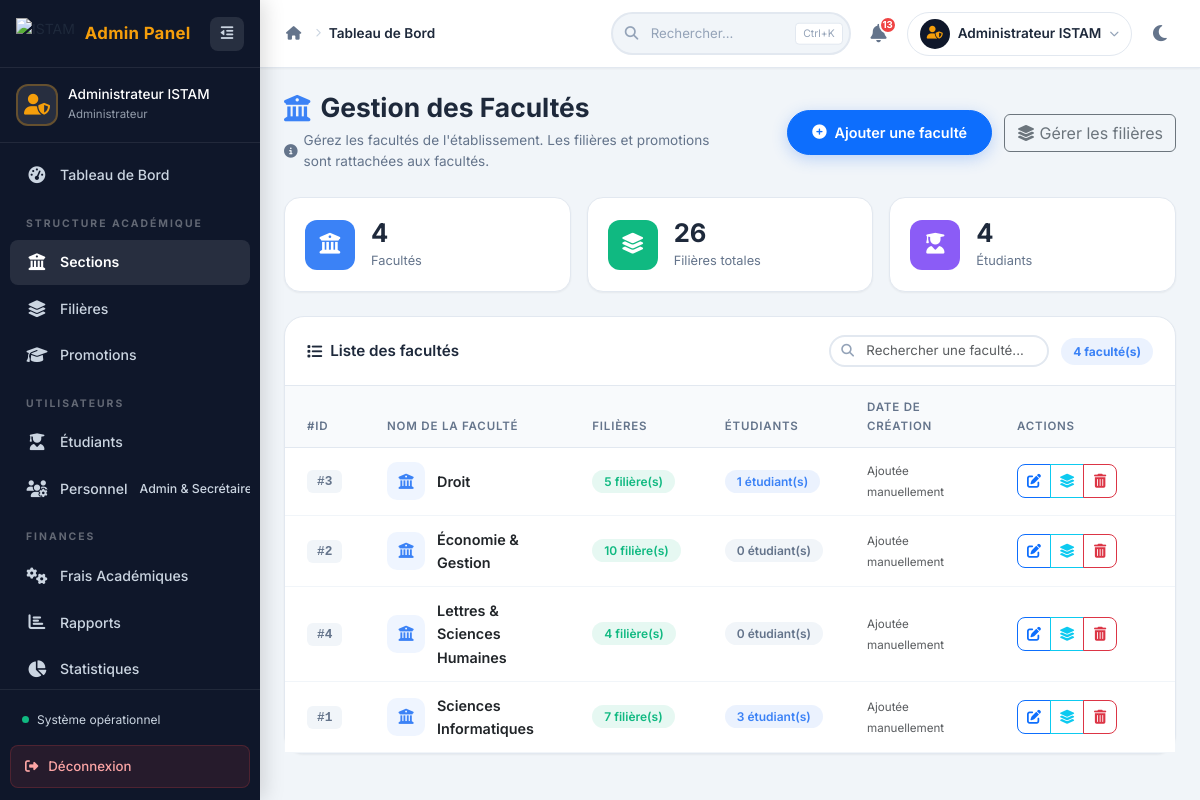
The app's page /admin/gestion_facultes.php (signed in) with its own data.
### tables this page shows
CREATE TABLE IF NOT EXISTS `facultes` (
  `id_faculte` int(11) NOT NULL AUTO_INCREMENT,
  `nom_faculte` varchar(100) NOT NULL,
  PRIMARY KEY (`id_faculte`),
  UNIQUE KEY `nom_faculte` (`nom_faculte`)
);

### admin/gestion_facultes.php (the view, shortened to what this page needs)
<?php
$db = Database::getInstance();
$stmt = $db->query("
    SELECT f.*,
           COUNT(DISTINCT fi.id_filiere) as nb_filieres,
           COUNT(DISTINCT e.id_etudiant) as nb_etudiants
    FROM facultes f
    LEFT JOIN filieres fi ON f.id_faculte = fi.id_faculte
    LEFT JOIN etudiants e ON fi.id_filiere = e.id_filiere
    GROUP BY f.id_faculte
    ORDER BY f.nom_faculte
");
$facultes = $stmt->fetchAll();
?>
<!DOCTYPE html>
<html lang="fr">
<head>
    <link href="https://cdn.jsdelivr.net/npm/bootstrap@5.3.0/dist/css/bootstrap.min.css" rel="stylesheet">
    <link href="https://cdnjs.cloudflare.com/ajax/libs/font-awesome/6.4.0/css/all.min.css" rel="stylesheet">
    <link rel="stylesheet" href="../assets/css/admin/dashboard_admin.css">
    <link rel="stylesheet" href="../assets/css/admin/gestion_facultes.css">
</head>
<body>
    <div class="admin-layout">
        <?php include 'includes/sidebar_admin.php'; ?>
        <div class="main-content">
            <?php
            include 'includes/navbar_admin.php';
            ?>
            <main class="dashboard-content">
                <div class="page-header">
                    <div class="row align-items-center">
                        <div class="col-lg-6">
                            <h1 class="page-title">
                                <i class="fas fa-university"></i> Gestion des Facultés
                            </h1>
                            <p class="page-subtitle">
                                <i class="fas fa-info-circle"></i>
                                Gérez les facultés de l'établissement. Les filières et promotions sont rattachées aux facultés.
                            </p>
                        </div>
                        <div class="col-lg-6 text-lg-end mt-3 mt-lg-0">
                            <button class="btn btn-primary btn-ajouter" onclick="ouvrirModalAjouter()">
                                <i class="fas fa-plus-circle"></i> Ajouter une faculté
                            </button>
                            <a href="gestion_filieres.php" class="btn btn-outline-secondary ms-2">
                                <i class="fas fa-layer-group"></i> Gérer les filières
                            </a>
                        </div>
                    </div>
                </div>
                <div class="stats-mini-row">
                    <div class="stat-mini-card">
                        <div class="stat-mini-icon bg-blue">
                            <i class="fas fa-university"></i>
                        </div>
                        <div class="stat-mini-info">
                            <h4><?= count($facultes) ?></h4>
                            <p>Facultés</p>
                        </div>
                    </div>
                    <div class="stat-mini-card">
                        <div class="stat-mini-icon bg-green">
                            <i class="fas fa-layer-group"></i>
                        </div>
                        <div class="stat-mini-info">
                            <?php
                            $total_filieres = array_sum(array_column($facultes, 'nb_filieres'));
                            ?>
                            <h4><?= $total_filieres ?></h4>
                            <p>Filières totales</p>
                        </div>
                    </div>
                    <div class="stat-mini-card">
                        <div class="stat-mini-icon bg-purple">
                            <i class="fas fa-user-graduate"></i>
                        </div>
                        <div class="stat-mini-info">
                            <?php
                            $total_etudiants_fac = array_sum(array_column($facultes, 'nb_etudiants'));
                            ?>
                            <h4><?= $total_etudiants_fac ?></h4>
                            <p>Étudiants</p>
                        </div>
                    </div>
                </div>
                <div class="table-card">
                    <div class="table-card-header">
                        <h3><i class="fas fa-list"></i> Liste des facultés</h3>
                        <div class="table-actions">
                            <div class="search-table">
                                <i class="fas fa-search"></i>
                                <input type="text" id="searchTable" placeholder="Rechercher une faculté..." class="form-control form-control-sm">
                            </div>
                            <span class="badge-count badge-info"><?= count($facultes) ?> faculté(s)</span>
                        </div>
                    </div>
                    <div class="table-responsive">
                        <table class="table admin-table" id="tableFacultes">
                            <thead>
                                <tr>
                                    <th width="80">#ID</th>
                                    <th>Nom de la faculté</th>
                                    <th width="120">Filières</th>
                                    <th width="120">Étudiants</th>
                                    <th width="150">Date de création</th>
                                    <th width="180">Actions</th>
                                </tr>
                            </thead>
                            <tbody>
                                <?php if (empty($facultes)): ?>
                                    <tr>
                                        <td colspan="6">
                                            <div class="empty-state py-5">
                                                <i class="fas fa-university fa-3x"></i>
                                                <h4 class="mt-3">Aucune faculté enregistrée</h4>
                                                <p class="text-muted">Commencez par ajouter votre première faculté.</p>
                                                <button class="btn btn-primary" onclick="ouvrirModalAjouter()">
                                                    <i class="fas fa-plus-circle"></i> Ajouter une faculté
                                                </button>
                                            </div>
                                        </td>
                                    </tr>
                                <?php else: ?>
                                    <?php foreach ($facultes as $faculte): ?>
                                        <tr>
                                            <td><span class="id-badge">#<?= $faculte['id_faculte'] ?></span></td>
                                            <td>
                                                <div class="faculte-info">
                                                    <div class="faculte-icon-small">
                                                        <i class="fas fa-university"></i>
                                                    </div>
                                                    <div>
                                                        <strong class="faculte-nom"><?= htmlspecialchars($faculte['nom_faculte']) ?></strong>
                                                    </div>
                                                </div>
                                            </td>
                                            <td>
                                                <span class="count-badge <?= $faculte['nb_filieres'] > 0 ? 'badge-green' : 'badge-gray' ?>">
                                                    <?= $faculte['nb_filieres'] ?> filière(s)
                                                </span>
                                            </td>
                                            <td>
                                                <span class="count-badge <?= $faculte['nb_etudiants'] > 0 ? 'badge-blue' : 'badge-gray' ?>">
                                                    <?= $faculte['nb_etudiants'] ?> étudiant(s)
                                                </span>
                                            </td>
                                            <td><small class="text-muted">Ajoutée manuellement</small></td>
                                            <td>
                                                <div class="btn-group btn-group-sm">
                                                    <button class="btn btn-outline-primary btn-action"
                                                            onclick="ouvrirModalModifier(<?= $faculte['id_faculte'] ?>, '<?= htmlspecialchars(addslashes($faculte['nom_faculte'])) ?>')"
                                                            title="Modifier">
                                                        <i class="fas fa-edit"></i>
                                                    </button>
                                                    <a href="gestion_filieres.php?faculte=<?= $faculte['id_faculte'] ?>"
                                                       class="btn btn-outline-info btn-action"
                                                       title="Voir les filières">
                                                        <i class="fas fa-layer-group"></i>
                                                    </a>
                                                    <button class="btn btn-outline-danger btn-action"
                                                            onclick="confirmerSuppression(<?= $faculte['id_faculte'] ?>, '<?= htmlspecialchars(addslashes($faculte['nom_faculte'])) ?>', <?= $faculte['nb_filieres'] ?>)"
                                                            title="Supprimer">
                                                        <i class="fas fa-trash-alt"></i>
                                                    </button>
                                                </div>
                                            </td>
                                        </tr>
                                    <?php endforeach; ?>
                                <?php endif; ?>
                            </tbody>
                        </table>
                    </div>
                </div>
            </main>
        </div>
    </div>
</body>
</html>

### assets/css/admin/dashboard_admin.css (style rules this page uses)
:root { --sidebar-width: 260px; --sidebar-collapsed: 80px; --navbar-height: 68px; --bg-body: #f1f5f9; --bg-card: #ffffff; --bg-navbar: #ffffff; --bg-sidebar: #0f172a; --bg-sidebar-hover: rgba(255,255,255,0.06); --bg-sidebar-active: rgba(255,255,255,0.1); --text-primary: #1e293b; --text-secondary: #64748b; --text-sidebar: #cbd5e1; --text-sidebar-active: #ffffff; --border-color: #e2e8f0; --border-sidebar: rgba(255,255,255,0.08); --accent: #3b82f6; --accent-light: rgba(59,130,246,0.1); --accent-gold: #f59e0b; --success: #10b981; --warning: #f59e0b; --danger: #ef4444; --info: #3b82f6; --purple: #8b5cf6; --shadow-sm: 0 1px 2px rgba(0,0,0,0.05); --shadow: 0 4px 6px -1px rgba(0,0,0,0.05), 0 2px 4px -2px rgba(0,0,0,0.05); --shadow-md: 0 10px 15px -3px rgba(0,0,0,0.08), 0 4px 6px -4px rgba(0,0,0,0.05); --shadow-lg: 0 20px 25px -5px rgba(0,0,0,0.1), 0 8px 10px -6px rgba(0,0,0,0.05); --radius-sm: 8px; --radius: 12px; --radius-lg: 16px; --radius-xl: 20px; --transition: all 0.25s cubic-bezier(0.4,0,0.2,1); --transition-slow: all 0.35s cubic-bezier(0.4,0,0.2,1); }
*, *::before, *::after { margin: 0; padding: 0; box-sizing: border-box; }
body { font-family: 'Inter', 'Poppins', sans-serif; font-size: 14px; color: var(--text-primary); background: var(--bg-body); line-height: 1.6; overflow-x: hidden; -webkit-font-smoothing: antialiased; }
a { text-decoration: none; color: inherit; }
button { cursor: pointer; font-family: inherit; }
.admin-layout { display: flex; min-height: 100vh; }
.main-content { flex: 1; margin-left: var(--sidebar-width); transition: var(--transition-slow); min-width: 0; }
.dashboard-content { padding: 24px; }
.bg-green { background: var(--success); }
.badge-count { padding: 4px 12px; border-radius: 50px; font-size: 0.75rem; font-weight: 700; }
.table-card { background: var(--bg-card); border-radius: var(--radius-xl); box-shadow: var(--shadow-sm); border: 1px solid var(--border-color); }
.table-card-header { display: flex; justify-content: space-between; align-items: center; padding: 18px 22px; border-bottom: 1px solid var(--border-color); }
.table-card-header h3 { font-size: 0.95rem; font-weight: 600; margin: 0; display: flex; align-items: center; gap: 8px; }
.admin-table { width: 100%; margin: 0; border-collapse: collapse; }
.admin-table th { font-weight: 600; font-size: 0.72rem; text-transform: uppercase; letter-spacing: 0.8px; color: var(--text-secondary); padding: 12px 22px; background: #f8fafc; border-bottom: 1px solid var(--border-color); }
.admin-table td { padding: 12px 22px; font-size: 0.83rem; border-bottom: 1px solid #f1f5f9; vertical-align: middle; }

### records on screen
facultes: id_faculte "3", nom_faculte "Droit", nb_filieres "5", nb_etudiants "1"
facultes: id_faculte "2", nom_faculte "Économie & Gestion", nb_filieres "10", nb_etudiants "0"
facultes: id_faculte "4", nom_faculte "Lettres & Sciences Humaines", nb_filieres "4", nb_etudiants "0"
facultes: id_faculte "1", nom_faculte "Sciences Informatiques", nb_filieres "7", nb_etudiants "3"

### other values on screen
$admin_nom_side "Administrateur ISTAM"
$titre_page "Tableau de Bord"
$notif_count "13"
$admin_nom_nav "Administrateur ISTAM"
count($facultes) "4"
$total_filieres "26"
$total_etudiants_fac "4"
